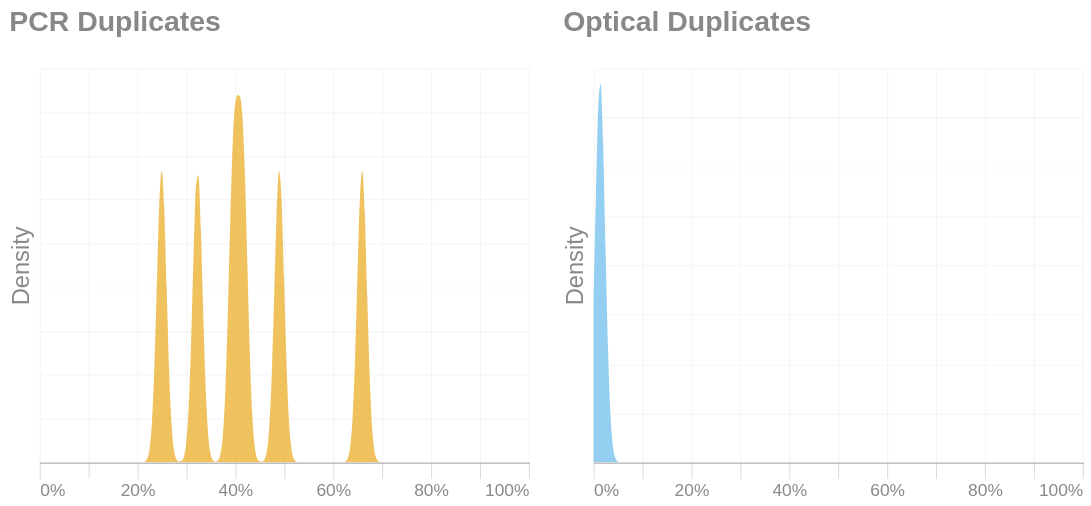

Write notebook code for a chart like this one.
### Markdown cell above
## Duplication Rate
Duplication rate can vary significantly between libraries and preparation methods and it can often been a large pain-point in sequencing success. Below is a plot of duplication rate across samples, separated by PCR[^1] and Optical[^2] duplicates. Keep in mind these are kernel density estimates, so the Y-axis reflects density and not sample proportion. 

[^1]: PCR duplicates are DNA fragments identical to other ones due to PCR amplification. Unlike genomic duplicates, these reads are not biologically meaningful because they were created artificially through PCR.

[^2]: Optical duplicates are a machine reading error caused by the sequencer, where it incorrectly splits a single read into two or more identical ones.

### Code cell
dupdata = dat.select(["Sample", "% Duplicates (PCR)", "% Duplicates (Opt)"]).rename(
    {"% Duplicates (PCR)" : "PCR", "% Duplicates (Opt)": "Optical"}
)

def density_chart(col):
    color = "#E69F00" if col == 'PCR' else "#56B4E9"
    return (
        alt.Chart(dupdata, width = 310, height = 250)
        .transform_density(density=col, extent=[0, 100], bandwidth=1)
        .mark_area(opacity=0.9, line=False, fill = color, interpolate="monotone")
        .encode(
            x=alt.X('value:Q', title=None).axis(format='d', labelExpr="datum.value + '%'"),
            y=alt.Y('density:Q', title='Density').axis(labels=False).stack(False),
            tooltip=[
                alt.Tooltip('value:Q', title = "Rate (%)"),
                alt.Tooltip("density:Q", title = "Density", format = '.2f')
            ]
        )
        .properties(title=f"{col} Duplicates")
    ).add_params(alt.selection_interval(bind="scales", encodings=["x"], name=f"brush_{col}"))

with SafeRender(dupdata):
    (
        alt.hconcat(density_chart('PCR'), density_chart('Optical'))
        .properties(
            usermeta={'embedOptions': {'downloadFileName': 'duplication'}}
        )
    ).display()

### Figure 1 — Vega-Lite specification as saved in the notebook (floating-point values rounded to 4 significant figures)
{"width": "container", "height": 400, "config": {"title": {"anchor": "start", "dy": -15, "fontSize": 18, "color": "#888888", "subtitleColor": "#888888", "subtitleFontSize": 14}, "arc": {"fill": "#0072B2"}, "axis": {"domainColor": "#888888", "domainWidth": 0.5, "gridWidth": 0.2, "grid": false, "titleFontWeight": 400, "titleFontSize": 15, "labelFontSize": 11, "labelColor": "#888888", "tickColor": "#888888", "tickWidth": 0.2, "titleColor": "#888888"}, "axisBand": {"grid": false}, "axisX": {"grid": true, "tickSize": 10, "domainCap": "round"}, "axisY": {"domain": false, "grid": true, "tickSize": 0, "domainCap": "round"}, "background": "transparent", "header": {"labelFontSize": 15, "labelColor": "#888888", "titleFontSize": 15, "titleFontWeight": 600, "titleColor": "#888888"}, "legend": {"labelFont": "sans-serif", "labelFontSize": 12, "labelColor": "#888888", "symbolSize": 100, "symbolType": "circle", "titleFontSize": 12, "titlePadding": 10, "titleColor": "#888888", "title": null}, "range": {"category": ["#E69F00", "#56B4E9", "#009E73", "#F0E442", "#0072B2", "#D55E00", "#CC79A7", "#000000"], "diverging": ["#cfe8f3", "#a2d4ec", "#73bfe2", "#46abdb", "#1696d2", "#12719e"]}, "area": {"fill": "#0072B2", "fillOpacity": 0.7, "line": true, "strokeOpacity": 0.7}, "line": {"color": "#0072B2", "stroke": "#0072B2", "strokeWidth": 2}, "trail": {"color": "#0072B2", "stroke": "#0072B2", "strokeWidth": 0, "size": 1}, "point": {"filled": true, "fillOpacity": 1.0, "size": 95}, "text": {"color": "#888888", "fontSize": 11, "align": "right", "fontWeight": 400, "size": 11}, "bar": {"fill": "#0072B2", "stroke": null}, "view": {"stroke": null, "continuousWidth": 660, "continuousHeight": 400}}, "hconcat": [{"mark": {"type": "area", "fill": "#E69F00", "interpolate": "monotone", "line": false, "opacity": 0.9}, "encoding": {"tooltip": [{"field": "value", "title": "Rate (%)", "type": "quantitative"}, {"field": "density", "format": ".2f", "title": "Density", "type": "quantitative"}], "x": {"axis": {"format": "d", "labelExpr": "datum.value + '%'"}, "field": "value", "title": null, "type": "quantitative"}, "y": {"axis": {"labels": false}, "field": "density", "stack": false, "title": "Density", "type": "quantitative"}}, "height": 250, "name": "view_8074ae6fb26f1e5e_0", "title": "PCR Duplicates", "transform": [{"density": "PCR", "bandwidth": 1, "extent": [0, 100]}], "width": 310}, {"mark": {"type": "area", "fill": "#56B4E9", "interpolate": "monotone", "line": false, "opacity": 0.9}, "encoding": {"tooltip": [{"field": "value", "title": "Rate (%)", "type": "quantitative"}, {"field": "density", "format": ".2f", "title": "Density", "type": "quantitative"}], "x": {"axis": {"format": "d", "labelExpr": "datum.value + '%'"}, "field": "value", "title": null, "type": "quantitative"}, "y": {"axis": {"labels": false}, "field": "density", "stack": false, "title": "Density", "type": "quantitative"}}, "height": 250, "name": "view_5be44ec32ac3e7f2_1", "title": "Optical Duplicates", "transform": [{"density": "Optical", "bandwidth": 1, "extent": [0, 100]}], "width": 310}], "data": {"name": "data-c1878a12d619c2374574df8d388f59d8"}, "params": [{"name": "brush_PCR", "select": {"type": "interval", "encodings": ["x"]}, "bind": "scales", "views": ["view_8074ae6fb26f1e5e_0"]}, {"name": "brush_Optical", "select": {"type": "interval", "encodings": ["x"]}, "bind": "scales", "views": ["view_5be44ec32ac3e7f2_1"]}], "usermeta": {"embedOptions": {"downloadFileName": "duplication"}}, "$schema": "https://vega.github.io/schema/vega-lite/v6.4.1.json", "datasets": {"data-c1878a12d619c2374574df8d388f59d8": [{"Sample": "260427_15_50b_M2_10488528_23Y7JGLT4_L4", "PCR": 65.95, "Optical": 1.31}, {"Sample": "260427_13_50b_MqA_10488528_23Y7JGLT4_L4", "PCR": 39.68, "Optical": 1.35}, {"Sample": "260427_5_5b_M2_10488528_23Y7JGLT4_L4", "PCR": 41.6, "Optical": 1.02}, {"Sample": "260427_10_15b_M2_10488528_23Y7JGLT4_L4", "PCR": 49.04, "Optical": 1.36}, {"Sample": "260427_8_15b_MqA_10488528_23Y7JGLT4_L4", "PCR": 24.99, "Optical": 1.45}, {"Sample": "260427_3_5b_MqA_10488528_23Y7JGLT4_L4", "PCR": 32.33, "Optical": 1.9}]}}
